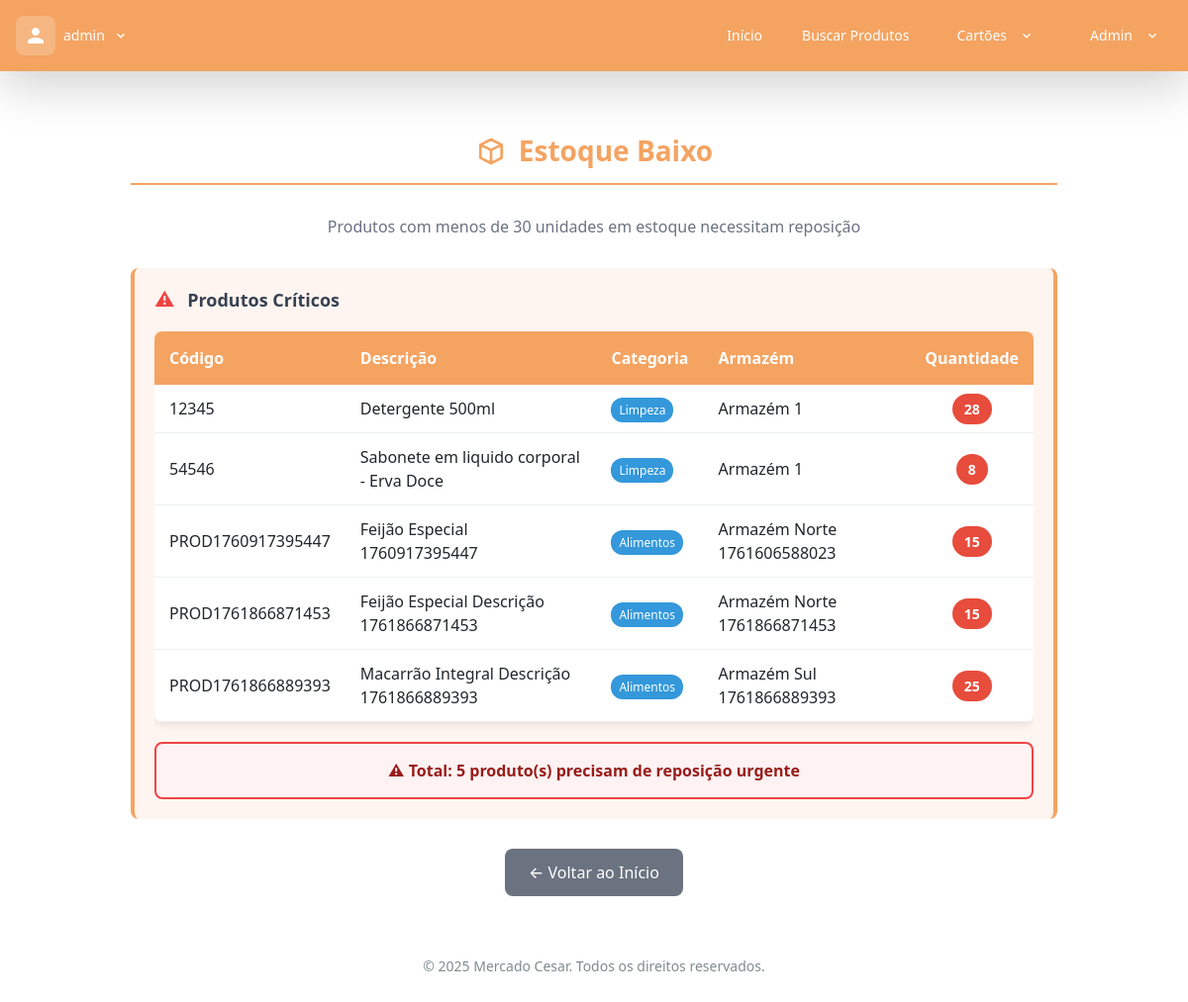
The page /estoque-baixo/ (signed in) on the database its author committed.
### mercadocesar/models.py (models this page shows, shortened)
class Estoque(models.Model):
	produto = models.ForeignKey(Produto, on_delete=models.CASCADE)
	armazem = models.ForeignKey(Armazem, on_delete=models.CASCADE)
	quantidade = models.PositiveIntegerField()
	class Meta:
		unique_together = ('produto', 'armazem')
	@staticmethod
	def abaixo_estoque_minimo(minimo=30):
		return Estoque.objects.filter(quantidade__lt=minimo)

class Produto(models.Model):
	nome = models.CharField(max_length=30, unique=True)
	codigo = models.CharField(max_length=30, unique=True)
	descricao = models.CharField(max_length=200, default="", unique=True)
	categoria = models.CharField(max_length=50)
	preco_custo = models.DecimalField(
		max_digits=10,
		decimal_places=2,
		validators=[MinValueValidator(0)]
	)
	preco = models.DecimalField(
		max_digits=10,
		decimal_places=2,
		validators=[MinValueValidator(0)]
	)
	unidade_medida = models.CharField(max_length=20)
	class Meta:
		constraints = [
			CheckConstraint(check=~Q(codigo=""), name='codigo_nao_vazio'),
   			CheckConstraint(check=~Q(descricao=""), name='descricao_nao_vazia'),
			CheckConstraint(check=~Q(categoria=""), name='categoria_nao_vazia'),
			CheckConstraint(check=~Q(unidade_medida=""), name='unidade_medida_nao_vazia'),
		]

class Armazem(models.Model):
	nome = models.CharField(max_length=100)
	endereco = models.CharField(max_length=200, blank=True)
	class Meta:
		verbose_name_plural = "Armazéns"

### mercadocesar/views.py (the view)
# urls.py: path('estoque-baixo/', estoque_baixo, name='estoque_baixo'),
@user_passes_test(lambda u: u.is_staff)
def estoque_baixo(request):
    estoques = Estoque.abaixo_estoque_minimo()
    return render(request, 'estoque_baixo.html', {'estoques': estoques})

### mercadocesar/templates/estoque_baixo.html (shortened to what this page needs)
{% extends 'base.html' %}
{% load static %}
{% block content %}
<main class="regis">
    <div class="caixa" style="max-width: 1000px; margin: 40px auto; padding: 0 20px;">
        <h2 style="display: flex; align-items: center; justify-content: center; gap: 12px; color: #f4a361; font-size: 2rem; font-weight: 600; margin-bottom: 10px; padding-bottom: 20px; border-bottom: 3px solid #f4a361;">
            <svg xmlns="http://www.w3.org/2000/svg" style="width: 32px; height: 32px;" fill="none" viewBox="0 0 24 24" stroke="currentColor">
                <path stroke-linecap="round" stroke-linejoin="round" stroke-width="2" d="M20 7l-8-4-8 4m16 0l-8 4m8-4v10l-8 4m0-10L4 7m8 4v10M4 7v10l8 4" />
            </svg>
            Estoque Baixo
        </h2>
        <p style="text-align: center; color: #6b7280; margin-bottom: 30px; font-size: 1rem;">
            Produtos com menos de 30 unidades em estoque necessitam reposição
        </p>
        {% if estoques %}
            <div style="background-color: #fff5f0; padding: 20px; border-radius: 8px; border-left: 4px solid #f4a361; border-right: 4px solid #f4a361; margin-bottom: 30px;">
                <h3 style="color: #374151; margin-top: 0; margin-bottom: 20px; font-size: 1.125rem; font-weight: 600;">
                    <span style="color: #ef4444; font-size: 1.25rem; margin-right: 8px;">⚠</span>
                    Produtos Críticos
                </h3>
            <div style="overflow-x: auto; -webkit-overflow-scrolling: touch;">
                <table style="width: 100%; min-width: 700px; border-collapse: collapse; margin-bottom: 20px; background: white; border-radius: 8px; overflow: hidden; box-shadow: 0 2px 10px rgba(0,0,0,0.1);">
                    <thead style="background-color: #f4a361; color: white;">
                        <tr>
                            <th style="padding: 15px; text-align: left; font-weight: 600;">Código</th>
                            <th style="padding: 15px; text-align: left; font-weight: 600;">Descrição</th>
                            <th style="padding: 15px; text-align: left; font-weight: 600;">Categoria</th>
                            <th style="padding: 15px; text-align: left; font-weight: 600;">Armazém</th>
                            <th style="padding: 15px; text-align: center; font-weight: 600;">Quantidade</th>
                        </tr>
                    </thead>
                    <tbody>
                        {% for estoque in estoques %}
                        <tr style="border-bottom: 1px solid #ecf0f1; transition: background-color 0.3s;"
                            onmouseover="this.style.backgroundColor='#f8f9fa'"
                            onmouseout="this.style.backgroundColor='white'">
                            <td style="padding: 12px 15px; font-weight: 500;">{{ estoque.produto.codigo }}</td>
                            <td style="padding: 12px 15px;">{{ estoque.produto.descricao }}</td>
                            <td style="padding: 12px 15px;">
                                <span style="background-color: #3498db; color: white; padding: 4px 8px; border-radius: 12px; font-size: 12px;">
                                    {{ estoque.produto.categoria }}
                                </span>
                            </td>
                            <td style="padding: 12px 15px;">{{ estoque.armazem.nome }}</td>
                            <td style="padding: 12px 15px; text-align: center;">
                                <span style="background-color: #e74c3c; color: white; padding: 6px 12px; border-radius: 20px; font-weight: bold; font-size: 14px;">
                                    {{ estoque.quantidade }}
                                </span>
                            </td>
                        </tr>
                        {% endfor %}
                    </tbody>
                </table>
            </div>
            <div style="background: #fef2f2; padding: 15px; border-radius: 8px; text-align: center; border: 2px solid #ef4444;">
                <p style="margin: 0; font-weight: 600; color: #991b1b;">
                    <strong>⚠ Total:</strong> {{ estoques|length }} produto(s) precisam de reposição urgente
                </p>
            </div>
            </div>
        {% endif %}
        <div style="text-align: center; margin-top: 30px;">
            <a href="{% url 'home' %}"
               style="display: inline-flex; align-items: center; gap: 8px; background: #6b7280; color: white; padding: 12px 24px; text-decoration: none; border-radius: 8px; font-weight: 500; transition: background-color 0.2s;"
               onmouseover="this.style.backgroundColor='#4b5563'"
               onmouseout="this.style.backgroundColor='#6b7280'">
                ← Voltar ao Início
            </a>
        </div>
    </div>
    <footer style="text-align: center; margin-top: 30px; padding: 20px; color: #7f8c8d; font-size: 14px;">
        &copy; 2025 Mercado Cesar. Todos os direitos reservados.
    </footer>
</main>
{% endblock %}

### mercadocesar/templates/base.html (shortened to what this page needs)
{% load static %}
<!DOCTYPE html>
<html lang="pt-br">
<head>
    <script src="https://cdn.tailwindcss.com"></script>
    <link href="https://cdn.jsdelivr.net/npm/daisyui@4.4.19/dist/full.min.css" rel="stylesheet" type="text/css" />
    <link href="https://cdn.jsdelivr.net/npm/bootstrap@5.3.2/dist/css/bootstrap.min.css" rel="stylesheet">
    <link rel="stylesheet" href="{% static 'css/global_styles.css' %}">
    <link rel="stylesheet" href="{% static 'css/cartao.css' %}">
</head>
<body>
    {% block header %}
    <div class="navbar bg-[#f4a361] text-white shadow-lg fixed top-0 z-50">
        <div class="navbar-start">
            {% if user.is_authenticated %}
                <div class="dropdown dropdown-hover">
                    <label tabindex="0" class="flex items-center gap-2 hover:bg-[#e28e46] cursor-pointer px-3 py-2 rounded-lg transition-colors">
                        <div class="bg-white/20 p-2 rounded-lg flex items-center justify-center">
                            <svg xmlns="http://www.w3.org/2000/svg" class="h-6 w-6 text-white" fill="currentColor" viewBox="0 0 24 24">
                                <path d="M12 12c2.21 0 4-1.79 4-4s-1.79-4-4-4-4 1.79-4 4 1.79 4 4 4zm0 2c-2.67 0-8 1.34-8 4v2h16v-2c0-2.66-5.33-4-8-4z"/>
                            </svg>
                        </div>
                        <span class="hidden lg:inline-flex text-white text-sm font-medium max-w-[120px] truncate">{{ user.username }}</span>
                        <svg class="fill-current w-4 h-4 text-white flex-shrink-0" xmlns="http://www.w3.org/2000/svg" viewBox="0 0 24 24">
                            <path d="M7.41,8.58L12,13.17L16.59,8.58L18,10L12,16L6,10L7.41,8.58Z"/>
                        </svg>
                    </label>
                </div>
            {% else %}
                <a href="{% url 'home' %}" class="btn btn-ghost normal-case text-xl hover:bg-[#e28e46]">
                    <img src="{% static 'img/Mercado.png' %}" alt="Logo Mercado Cesar" class="h-10">
                </a>
            {% endif %}
        </div>
        <div class="navbar-center hidden lg:flex">
            <ul class="menu menu-horizontal px-1 gap-2">
                <li><a href="{% url 'home' %}" class="text-white hover:bg-[#e28e46] rounded-lg">Início</a></li>
                {% if user.is_authenticated %}
                    <li><a href="{% url 'busca' %}" class="text-white hover:bg-[#e28e46] rounded-lg">Buscar Produtos</a></li>
                    <li class="dropdown dropdown-hover dropdown-end">
                        <label tabindex="0" class="text-white hover:bg-[#e28e46] cursor-pointer px-4 py-2 rounded-lg">
                            Cartões
                            <svg class="fill-current inline-block w-4 h-4 ml-1" xmlns="http://www.w3.org/2000/svg" viewBox="0 0 24 24"><path d="M7.41,8.58L12,13.17L16.59,8.58L18,10L12,16L6,10L7.41,8.58Z"/></svg>
                        </label>
                    </li>
                    {% if user.is_superuser %}
                        <li class="dropdown dropdown-hover dropdown-end">
                            <label tabindex="0" class="text-white hover:bg-[#e28e46] cursor-pointer px-4 py-2 rounded-lg">
                                Admin
                                <svg class="fill-current inline-block w-4 h-4 ml-1" xmlns="http://www.w3.org/2000/svg" viewBox="0 0 24 24"><path d="M7.41,8.58L12,13.17L16.59,8.58L18,10L12,16L6,10L7.41,8.58Z"/></svg>
                            </label>
                        </li>
                    {% endif %}
                {% else %}
                    <li><a href="{% url 'busca' %}" class="text-white hover:bg-[#e28e46] rounded-lg">Produtos</a></li>
                {% endif %}
            </ul>
        </div>
    </div>
    <div class="h-16"></div>
    {% endblock %}
    <div class="min-h-screen bg-white">
        <div class="container mx-auto px-4 py-8">
            {% block content %}
            {% endblock %}
        </div>
    </div>
</body>
</html>

### mercadocesar/static/css/global_styles.css (style rules this page uses)
label { color: #374151 !important; font-weight: 500 !important; }
h1, h2 { color: #f4a361 !important; font-weight: 600 !important; }
main h2 { font-size: 1.75rem !important; padding-bottom: 15px !important; border-bottom: 2px solid #f4a361 !important; margin-bottom: 30px !important; }

### rows shown on the page
Estoque: produto.codigo "12345", produto.descricao "Detergente 500ml", produto.categoria "Limpeza", armazem.nome "Armazém 1", quantidade "28"
Estoque: produto.codigo "54546", produto.descricao "Sabonete em liquido corporal - Erva Doce", produto.categoria "Limpeza", armazem.nome "Armazém 1", quantidade "8"
Estoque: produto.codigo "PROD1760917395447", produto.descricao "Feijão Especial 1760917395447", produto.categoria "Alimentos", armazem.nome "Armazém Norte 1761606588023", quantidade "15"
Estoque: produto.codigo "PROD1761866871453", produto.descricao "Feijão Especial Descrição 1761866871453", produto.categoria "Alimentos", armazem.nome "Armazém Norte 1761866871453", quantidade "15"
Estoque: produto.codigo "PROD1761866889393", produto.descricao "Macarrão Integral Descrição 1761866889393", produto.categoria "Alimentos", armazem.nome "Armazém Sul 1761866889393", quantidade "25"

### other values the page prints
{{ user.username }} "admin"
{{ estoques|length }} "5"
